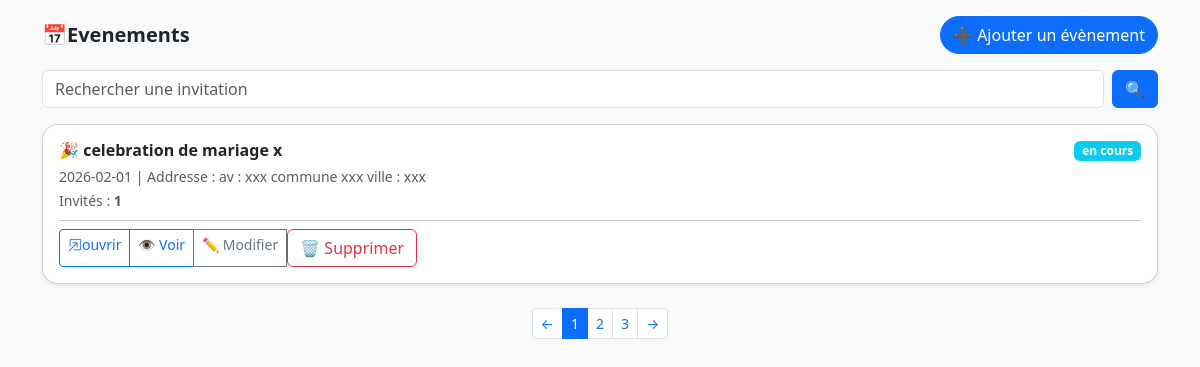
Page /event_list/ on the earlier database version.
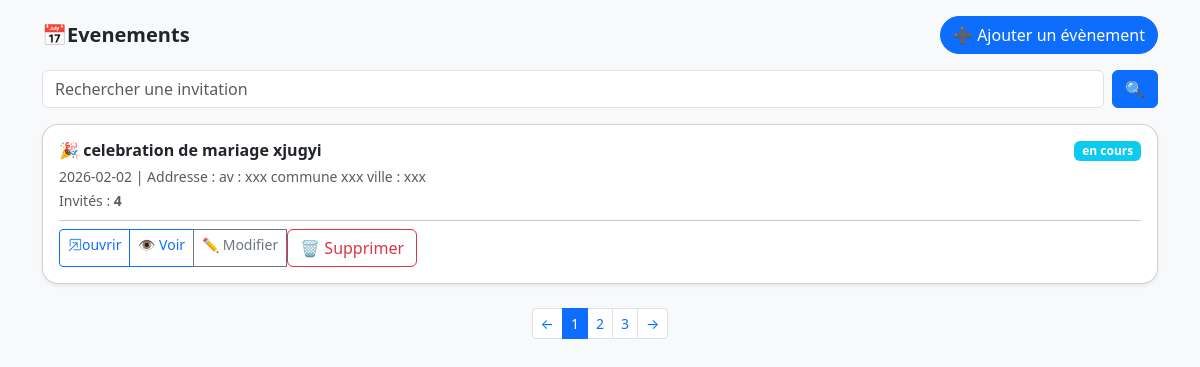
Same page on the later database version.
### models.py (models this page shows)
class Event(Base): #event table
    __tablename__="events"
    id = Column(String,primary_key=True,unique=True,default=lambda :str(uuid4()))
    name = Column(String(50))
    type = Column(String(50))
    date = Column(Date)
    address = Column(String(50))
    description = Column(Text,nullable=True)
    created_date = Column(DateTime,default=datetime.now())
    state = Column(String,default="en cours")
    guests = relationship("Guest",back_populates="event",cascade="all,delete")

### Routers/event.py (the view)
@Root.get("/event_list/",name="event_list")#get the mainEventView
def getEventList(request:Request,  db: Session = Depends(connecting)):
    events = db.query(Event).all()
    return templates.TemplateResponse("Event/List/list_event.html",{'request':request,"events":events})

### Templates/Event/List/list_event.html (shortened to what this page needs)
<!DOCTYPE html>
<html lang="fr">
<head>
    <link rel="stylesheet" href="https://cdn.jsdelivr.net/npm/bootstrap-icons@1.11.1/font/bootstrap-icons.css">
    <link href="https://cdn.jsdelivr.net/npm/bootstrap@5.3.2/dist/css/bootstrap.min.css" rel="stylesheet">
</head>
<body class="bg-light">
<div class="container py-3">
    <div class="mb-3 d-flex justify-content-between align-items-center">
        <h5 class="fw-bold mb-0">📅Evenements</h5>
        <a href="{{url_for('event_form')}}" class="btn btn-primary rounded-pill">➕ Ajouter un évènement</a>
    </div>
    <form class="mb-3 d-flex" method="get" action="/research_event">
        <input type="text" class="form-control me-2" placeholder="Rechercher une invitation" name="researched_event">
        <button type="submit" class="btn btn-primary">🔍</button>
    </form>
    <div class="row g-3">
        {%if events %}
        {% for event in events%}
        <div class="col-12">
            <div class="card shadow-sm rounded-4">
                <div class="card-body">
                    <div class="d-flex justify-content-between align-items-start">
                        <div>
                            <h6 class="fw-bold mb-1">🎉 {{event.name}}</h6>
                            <small class="text-muted">{{event.date}} | Addresse : {{event.address}}</small><br>
                            <small class="text-muted">Invités : <b>{{event.guests| length}}</b></small>
                        </div>
                        {% if event.state == "terminé"%}
                            <span class="badge bg-danger">{{event.state}}</span>
                        {% else%}
                            <span class="badge bg-info">{{event.state}}</span>
                        {% endif%}
                    </div>
                    <hr class="my-2">
                    <div class="d-flex justify-content-between align-items-center">
                        <div class="btn-group btn-group-sm">
                            <a href="/event_description/{{event.id}}" class="btn btn-outline-primary"><i class="bi bi-box-arrow-in-up-right"></i>ouvrir</a>
                            <a href="/detail/{{event.id}}" class="btn btn-outline-primary">👁 Voir</a>
                            <a href="/edit_event/{{event.id}}" class="btn btn-outline-secondary">✏ Modifier</a>
                            <form action="/delete_event/{{event.id}}" method="post">
                                <button type="submit" class="btn btn-outline-danger" onclick="return confirm('voulez-vous supprimer cette evement ?')">🗑 Supprimer</button>
                            </form>
                        </div>
                    </div>
                </div>
            </div>
        </div>
        {% endfor %}
        {%endif%}
    </div>
    <nav class="mt-4">
        <ul class="pagination justify-content-center pagination-sm">
            <li class="page-item"><a class="page-link" href="#">←</a></li>
            <li class="page-item active"><a class="page-link" href="#">1</a></li>
            <li class="page-item"><a class="page-link" href="#">2</a></li>
            <li class="page-item"><a class="page-link" href="#">3</a></li>
            <li class="page-item"><a class="page-link" href="#">→</a></li>
        </ul>
    </nav>
</div>
</body>
</html>

Differences in the rows shown:
changed Event "av : xxx commune xxx ville : xxx": name "celebration de mariage x" → "celebration de mariage xjugyi"; date "2026-02-01" → "2026-02-02"; guests|length "1" → "4"
